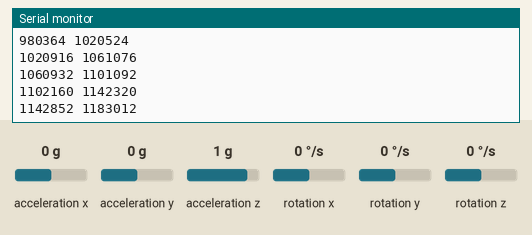
The sketch below on a simulated Arduino Leonardo, built with avr-gcc and run on an emulated ATmega32U4. On the bench: the last lines printed to the serial monitor. Wiring (inferred from the names in the program): MPU-6050 motion sensor at I2C address 0x68. The test bench sets the inputs (shaded band); at power-on: acceleration x 0 g, acceleration y 0 g, rotation x 0 °/s, acceleration z 1 g, rotation y 0 °/s, rotation z 0 °/s. USB keyboard and mouse output is not drawn.

Above: at 1.2 s.
1.3 s: acceleration x set to -1.4 g
At 1.39 s:
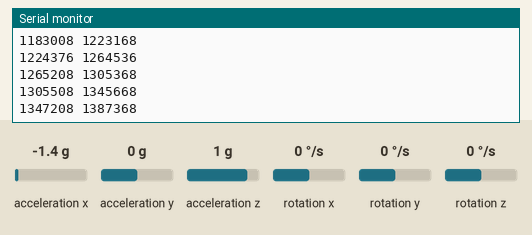
2.8 s: acceleration y set to -1.4 g
At 2.83 s:
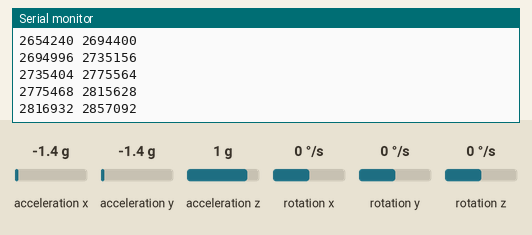
4.3 s: rotation x set to -192 °/s
At 4.39 s:
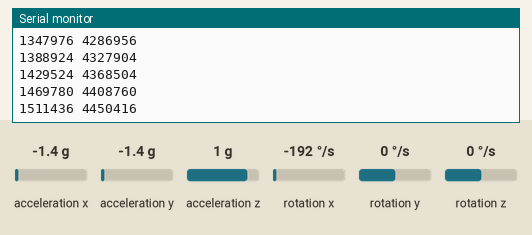
5.8 s: acceleration z set to -1.4 g
At 5.83 s:
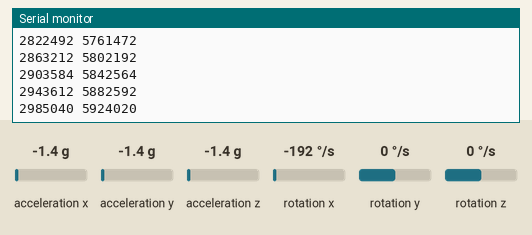
7.3 s: rotation y set to -192 °/s
At 7.35 s:
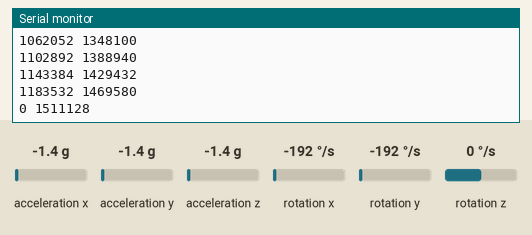
Timing chart, 0 to 9.8 s (numbered marks = the images above; inputs shaded):
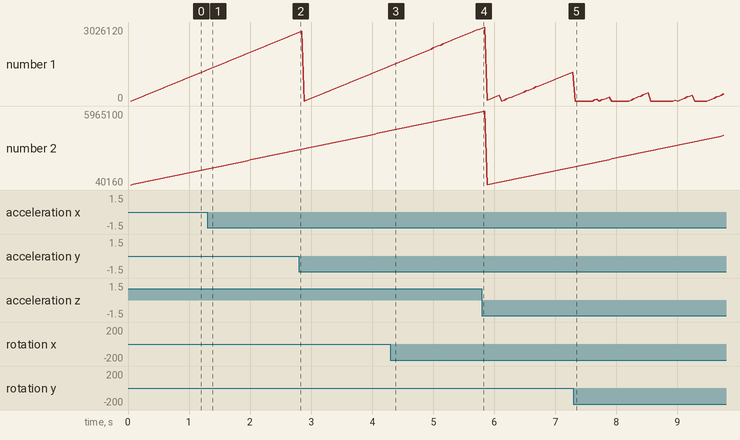

Measured:
- after the input at 1.3 s, the serial monitor: prints a new line after 0.07 s (image 1)
- plotted number 1: 1265208 → 2775468 after the input at 1.3 s
- plotted number 2: 1305368 → 2815628 after the input at 1.3 s

The sketch:

gyro.ino
```cpp
// MPU-6050 Short Example Sketch
// By Arduino User JohnChi
// August 17, 2014
// Public Domain
#include<Wire.h>
#include<MadgwickAHRS.h>
#include<Mouse.h>

int X_axis = 0, Y_axis = 0;

struct X_infos {
  int val = 0;
  int dX = 0;
  unsigned long stable_time = 0;
};

struct Y_infos {
  int val = 0;
  int dY = 0;
  unsigned long stable_time = 0;
};

const int MPU_addr=0x68;  // I2C address of the MPU-6050

unsigned long microsPerReading, microsPrevious;

Madgwick filter;

void setup(){
  Mouse.begin();
  Wire.begin();
  Wire.beginTransmission(MPU_addr);
  Wire.write(0x6B);  // PWR_MGMT_1 register
  Wire.write(0);     // set to zero (wakes up the MPU-6050)
  Wire.endTransmission(true);
  Serial.begin(9600);
  filter.begin(25);

  // initialize variables to pace updates to correct rate
  microsPerReading = 1000000 / 25;
  microsPrevious = micros();
}

float convertRawAcceleration(int aRaw) {
  // since we are using 2G range
  // -2g maps to a raw value of -32768
  // +2g maps to a raw value of 32767

  float a = (aRaw * 1.0) / 32768.0;
  return a;
}

float convertRawGyro(int gRaw) {
  // since we are using 250 degrees/seconds range
  // -250 maps to a raw value of -32768
  // +250 maps to a raw value of 32767

  float g = (gRaw * 250.0) / 32768.0;
  return g;
}

int16_t AcX,AcY,AcZ,Tmp,GyX,GyY,GyZ;

void getData() {
  Wire.beginTransmission(MPU_addr);
  Wire.write(0x3B);  // starting with register 0x3B (ACCEL_XOUT_H)
  Wire.endTransmission(false);
  Wire.requestFrom(MPU_addr,14,true);  // request a total of 14 registers
  AcX=Wire.read()<<8|Wire.read();  // 0x3B (ACCEL_XOUT_H) & 0x3C (ACCEL_XOUT_L)
  AcY=Wire.read()<<8|Wire.read();  // 0x3D (ACCEL_YOUT_H) & 0x3E (ACCEL_YOUT_L)
  AcZ=Wire.read()<<8|Wire.read();  // 0x3F (ACCEL_ZOUT_H) & 0x40 (ACCEL_ZOUT_L)
  Tmp=Wire.read()<<8|Wire.read();  // 0x41 (TEMP_OUT_H) & 0x42 (TEMP_OUT_L)
  GyX=Wire.read()<<8|Wire.read();  // 0x43 (GYRO_XOUT_H) & 0x44 (GYRO_XOUT_L)
  GyY=Wire.read()<<8|Wire.read();  // 0x45 (GYRO_YOUT_H) & 0x46 (GYRO_YOUT_L)
  GyZ=Wire.read()<<8|Wire.read();  // 0x47 (GYRO_ZOUT_H) & 0x48 (GYRO_ZOUT_L)
}

float ax, ay, az;
float gx, gy, gz;

void convert() {
  ax = convertRawAcceleration(AcX);
  ay = convertRawAcceleration(AcY);
  az = convertRawAcceleration(AcZ);
  gx = convertRawGyro(GyX);
  gy = convertRawGyro(GyY);
  gz = convertRawGyro(GyZ);
}

X_infos X;
Y_infos Y;

#define SENSITIVITY 20
#define STABILITY 3*1000000

void loop(){

  float roll, pitch, heading;
  unsigned long microsNow;
  microsNow = micros();

  getData();

  if (microsNow - microsPrevious >= microsPerReading) {

    // convert from raw data to gravity and degrees/second units
    convert();

    // update the filter, which computes orientation
    filter.updateIMU(gx, gy, gz, ax, ay, az);

    // get X value
    X_axis = filter.getRoll()-180;
    if (X_axis < - 180) { X_axis = X_axis + 360; }
    X_axis = map(X_axis,  -180, 180, 360, -360);

    // compare to old X value
    if (abs(X_axis - X.val) < SENSITIVITY) {
      X.stable_time += microsNow - microsPrevious;
    }
    else {
      X.stable_time = 0;
    }

    X.val = X_axis;

    // get Y value
    Y_axis = filter.getPitch();
    Y_axis = map(Y_axis, -180, 180, 360, -360);

    // compare to old Y value
    if (abs(Y_axis - Y.val) < SENSITIVITY) {
      Y.stable_time += microsNow - microsPrevious;
    }
    else {
      Y.stable_time = 0;
    }

    Y.val = Y_axis;

    // heading = filter.getYaw();

    Serial.print(X.stable_time);
    Serial.print(" ");
    Serial.println(Y.stable_time);

    if (X.stable_time > STABILITY && Y.stable_time > STABILITY) {
      X.dX = X.val;
      X.stable_time = 0;

      Y.dY = Y.val;
      Y.stable_time = 0;
    }

    //if (Y.stable_time > 30*100000) {
      //Y.dY = Y.val;
      //Y.stable_time = 0;
    //}

    Mouse.move(-(X.val - X.dX), (Y.val - Y.dY), 0);

    // increment previous time, so we keep proper pace
    microsPrevious = microsPrevious + microsPerReading;
  }
}
```
